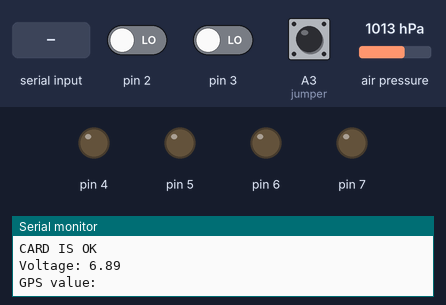
Simulated run of this sketch. Board: Arduino Uno, built with avr-gcc and run on an emulated ATmega328P. On the bench: output pins drawn as LEDs (lit = HIGH), the last lines printed to the serial monitor. Inputs (shaded band) come from the test bench; at power-on: pin 2 LOW, pin 3 LOW, A3 (jumper) HIGH, air pressure 1013 hPa. Storage starts empty.

Above: at 0.8 s.
0.9 s: "1" received over the second serial link
At 7.0 s:
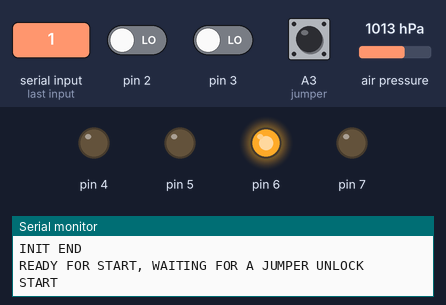
At 7.8 s:
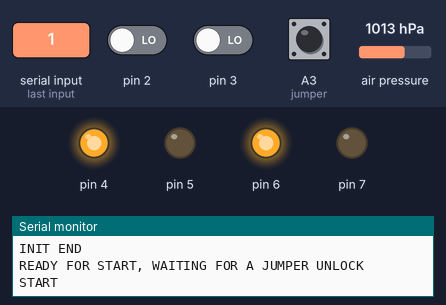
Timing chart, 0 to 11.9 s (numbered marks = the images above; inputs shaded):
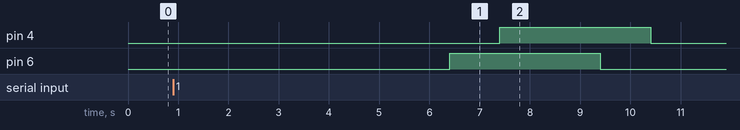

The sketch:

EOS_code.ino
```cpp
#include <Adafruit_BMP280.h> // Изменить в этой бибилотеке адрес устройства на 0x76
#include <SoftwareSerial.h>
#include <SD.h>

/// Контактные пины, не трогать, в плате они фиксированные
SoftwareSerial GPS(9, 10); //Инициализация GPS по программному сериалу RX, TX
Adafruit_BMP280 BMP;   //Инициализация барометра
const int chipSelect = 8; //Тоже фиксированный пин на плате
File dataFile;

// ПЕРЕМЕННЫЕ

unsigned long DelayForBMP = 125; // Время опроса барометра
unsigned long BufferForBMP = 0;

unsigned long DelayForSD = 10000; // Время сохранения данных на сд
unsigned long BufferForSD = 0;

float BMSKoef = 0.01346; //Коэффициент для определения напряжение на аккумуляторе, для вашего аккума нужно рассчитать самостоятельно

unsigned long StartTime = 0;
unsigned long SaveTimer = 5500; // Время раскрытия после отрыва
unsigned long SaveEndTime = 1500; // Время работы двигателя системы открытия
unsigned long EndBuffer = 0;

unsigned long Save2Timer = 1000; // + SaveTimer система спасения
unsigned long Save2EndTime = 1500; // Время работы двигателя системы открытия
unsigned long End2Buffer = 0;

bool StartDrive = false;
bool Start2Drive = false;

void setup()
{
  pinMode(A0, INPUT); // VCC VOlTAGE
  pinMode(A3, INPUT_PULLUP); // jumper
  pinMode(3, INPUT); // пружина (Верхний)
  pinMode(2, INPUT); // голова (Нижний)
  // motor
  pinMode(4, OUTPUT); // Пружина
  pinMode(5, OUTPUT);

  pinMode(6, OUTPUT); // Голова
  pinMode(7, OUTPUT);

  // Инициализация всех портов
  Serial.begin(9600); // БОД радио модуля
  while (!Serial) {
    // wait for serial port to connect. Needed for native USB port only
  }

  GPS.begin(9600);

  if (!BMP.begin()) {  //Подключаем барометр
    Serial.println("BMP NOT FOUND");
  }
  else Serial.println("BMP IS OK");

  if (!SD.begin(chipSelect)) {
    Serial.println("Card failed, or not present");
  }
  else Serial.println("CARD IS OK");

  dataFile = SD.open("datalog.txt", FILE_WRITE);

  float voltage = analogRead(A0) * BMSKoef;
  Serial.println("Voltage: " + String(voltage));
  dataFile.println("Voltage: " + String(voltage));

  Serial.println("GPS value: ");
  // GPS tester
  bool gpsTester = false;
  while (!gpsTester) {
    while (GPS.available()) {
      char a = GPS.read();
      Serial.write(a); // Вывод в радио
      gpsTester = true;
    }
  }

  Serial.println("");
  Serial.println("INIT END");

  bool isReady = false;
  int headValue = digitalRead(2);
  int springValue = digitalRead(3);
  bool ok = true;
  while (!isReady) {
    if (headValue == 0 && springValue == 0 && ok) {
      Serial.println("READY FOR START, WAITING FOR A JUMPER UNLOCK");
      ok = false;
    }
    if (headValue == 0 && springValue == 0) {
      while (GPS.available()) {
        char a = GPS.read();
        dataFile.write(a);
        Serial.write(a); // Вывод в радио
      }
    }
    if (digitalRead(A3) == 1) {
      isReady = true;
      Serial.println("START");
    }


    int head = digitalRead(2);
    if (head != headValue) {
      if (head == 1) {
        headValue = 1;


        Serial.println("SPRING IS OPENNING");
        digitalWrite(4, HIGH);
        digitalWrite(5, LOW);
        delay(SaveEndTime * 2);
        digitalWrite(4, LOW);
        digitalWrite(5, LOW);
        Serial.println("SPRING OPENED");

      }
      else {
        headValue = 0;
        Serial.println("SPRING IS CLOSING");
        digitalWrite(4, LOW);
        digitalWrite(5, HIGH);
        delay(SaveEndTime);
        digitalWrite(4, LOW);
        digitalWrite(5, LOW);
        Serial.println("SPRING CLOSED");
        ok = true;
      }
    }

    int spring = digitalRead(3);
    if (spring != springValue) {
      if (spring == 1) {
        springValue = 1;

        Serial.println("HEAD IS OPENNING");
        digitalWrite(6, HIGH);
        digitalWrite(7, LOW);
        delay(Save2EndTime * 2);
        digitalWrite(6, LOW);
        digitalWrite(7, LOW);
        Serial.println("HEAD OPENED");
      }
      else {
        springValue = 0;
        Serial.println("HEAD IS CLOSING");
        digitalWrite(6, LOW);
        digitalWrite(7, HIGH);
        delay(Save2EndTime);
        digitalWrite(6, LOW);
        digitalWrite(7, LOW);
        Serial.println("HEAD CLOSED");
        ok = true;
      }
    }
  }
  StartTime = millis();
}

void loop()
{
  // BMP280
  if (millis() - BufferForBMP > DelayForBMP) {
    float info = BMP.readAltitude(1013.25);
    dataFile.println("<MILLIS : " + String(millis() - StartTime) + " BMP : " + String(info) + ">");
    //Serial.println("MILLIS : " + String(millis() - StartTime) + " BMP : " + String(info));
    BufferForBMP = millis();
  }

  // GPS
  while (GPS.available()) {
    char a = GPS.read();
    dataFile.write(a);
    Serial.write(a); // Вывод в радио
  }

  if (millis() - BufferForSD > DelayForSD) {
    if (dataFile) dataFile.close();
    dataFile = SD.open("datalog.txt", FILE_WRITE);

    BufferForSD = millis();
  }

  if (!StartDrive && millis() - StartTime > SaveTimer) {
    StartDrive = true;
    EndBuffer = millis();
    digitalWrite(6, HIGH);
    digitalWrite(7, LOW);
  }
  if (!Start2Drive && millis() - StartTime > SaveTimer + Save2Timer) {
    Start2Drive = true;
    End2Buffer = millis();
    digitalWrite(4, HIGH);
    digitalWrite(5, LOW);
  }
  if (millis() - EndBuffer > SaveEndTime * 2) {
    digitalWrite(6, LOW);
    digitalWrite(7, LOW);
  }
  if (millis() - End2Buffer > Save2EndTime * 2) {
    digitalWrite(4, LOW);
    digitalWrite(5, LOW);
  }

}
```

Measured:
- after the input at 0.9 s, pin 4: LOW → HIGH after 6.5 s, → LOW 3.0 s later; pin 6: LOW → HIGH after 5.5 s, → LOW 3.0 s later
